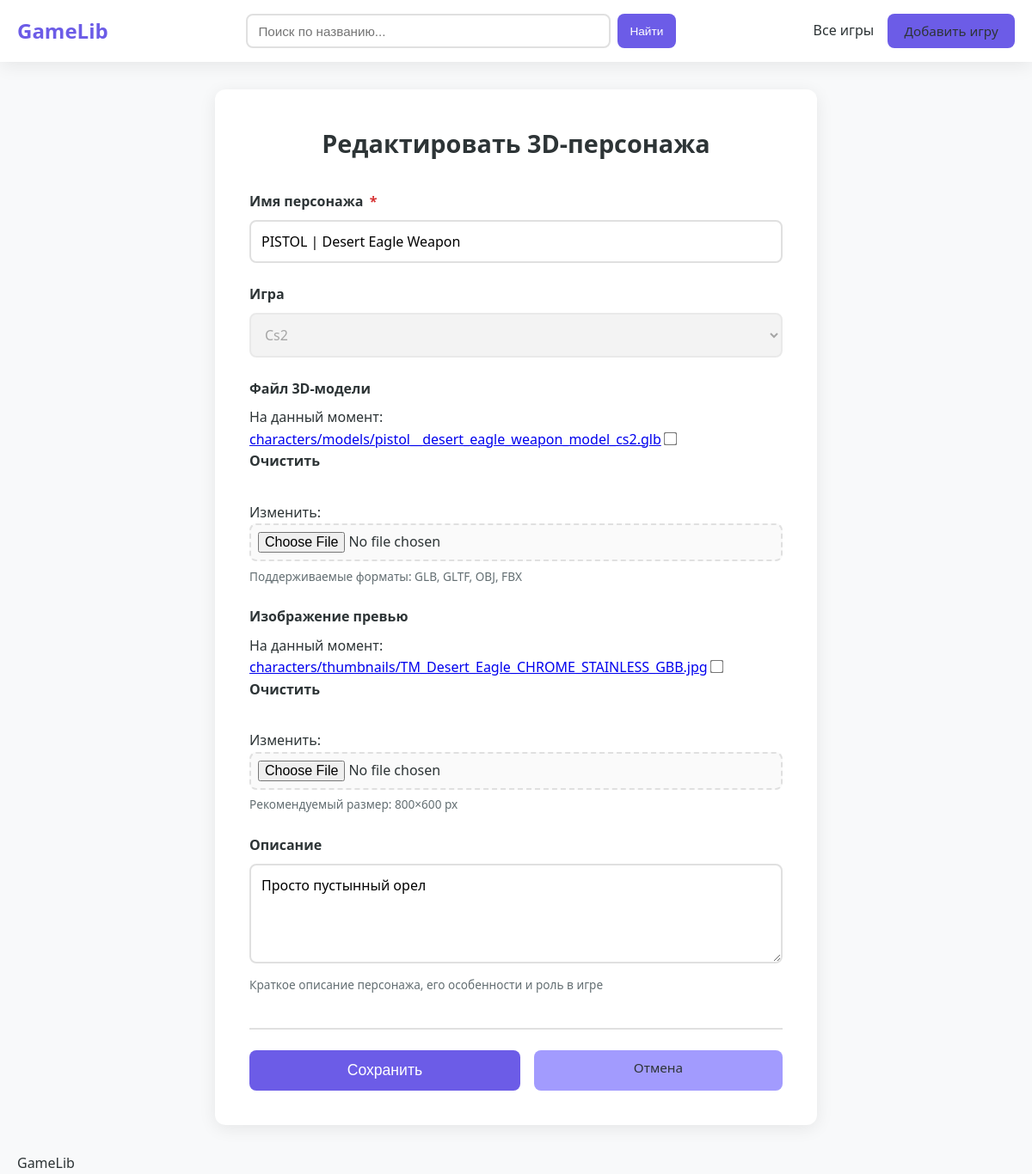
The page /character/11/update/ on the database its author committed.
### core/models.py (models this page shows, shortened)
class Character3D(models.Model):
    name = models.CharField('Имя персонажа', max_length=100)
    game = models.ForeignKey(LibraryGame, on_delete=models.CASCADE, related_name='characters', verbose_name='Игра')
    created_date = models.DateField('Дата создания/добавления', auto_now_add=True)
    thumbnail = models.ImageField('Превью модели', upload_to='characters/thumbnails/', blank=True, null=True)
    model_file = models.FileField('3D модель', upload_to='characters/models/', blank=True, null=True)
    description = models.TextField('Описание', blank=True)
    class Meta:
        verbose_name = '3D-персонаж'
        verbose_name_plural = '3D-персонажи'
        ordering = ['-created_date', 'name']

### core/views.py (the view, shortened to what this page needs)
# urls.py: path('character/<int:pk>/update/', views.CharacterUpdateView.as_view(), name='character_update'),
class CharacterUpdateView(UpdateView):
    model = Character3D
    form_class = Character3DForm
    template_name = 'core/character_form.html'

### core/models.py (called while the page is built)
    def __str__(self):
        return self.title

### templates/core/character_form.html (shortened to what this page needs)
{% extends 'core/base.html' %}
{% load humanize %}
{% block content %}
<div class="form-container">
    <h1>{% if form.instance.pk %}Редактировать{% else %}Добавить{% endif %} 3D-персонажа</h1>
    <form method="post" enctype="multipart/form-data" class="game-form">
        {% for field in form %}
            <div class="form-group">
                <label for="{{ field.id_for_label }}">
                    {{ field.label }}
                    {% if field.field.required %}<span class="required">*</span>{% endif %}
                </label>
                {{ field }}
                {% if field.help_text %}
                    <small class="help-text">{{ field.help_text }}</small>
                {% endif %}
            </div>
        {% endfor %}
        <div class="form-actions">
            <button type="submit" class="btn btn--primary btn--large">Сохранить</button>
            <a href="{% if form.instance.pk %}{% url 'core:game_detail' form.instance.game.pk %}{% else %}{% url 'core:game_list' %}{% endif %}"
               class="btn btn--secondary">Отмена</a>
        </div>
    </form>
</div>
{% endblock %}

### static/css/style.css (style rules this page uses)
:root { --color-primary: #6c5ce7; --color-primary-dark: #5b4cdb; --color-secondary: #a29bfe; --color-success: #00b894; --color-warning: #fdcb6e; --color-danger: #d63031; --color-text: #2d3436; --color-text-muted: #636e72; --color-bg: #f8f9fa; --color-card: #ffffff; --border-radius: 12px; --shadow: 0 4px 20px rgba(0, 0, 0, 0.08); --transition: all 0.3s ease; }
* { box-sizing: border-box; margin: 0; padding: 0; }
body { font-family: 'Segoe UI', Tahoma, Geneva, Verdana, sans-serif; background: var(--color-bg); color: var(--color-text); line-height: 1.6; }
.btn { display: inline-block; padding: 0.5rem 1.2rem; border: none; border-radius: 8px; font-weight: 500; text-decoration: none; cursor: pointer; transition: var(--transition); text-align: center; font-size: 0.95rem; }
.btn--primary { background: var(--color-primary); color: white; }
.btn--secondary { background: var(--color-secondary); color: var(--color-text); }
.btn--large { padding: 0.8rem 2rem; font-size: 1.1rem; }
.form-container { background: var(--color-card); padding: 2.5rem; border-radius: var(--border-radius); box-shadow: var(--shadow); max-width: 700px; margin: 2rem auto; }
.form-container h1 { margin-bottom: 2rem; color: var(--color-text); font-size: 1.8rem; text-align: center; }
.form-group { margin-bottom: 1.5rem; }
.form-group label { display: block; margin-bottom: 0.5rem; font-weight: 600; color: var(--color-text); }
.form-group .required { color: var(--color-danger); margin-left: 0.2rem; }
.form-group small.help-text { display: block; margin-top: 0.4rem; color: var(--color-text-muted); font-size: 0.85rem; }
.form-group input[type="text"], .form-group input[type="number"], .form-group input[type="date"], .form-group input[type="file"], .form-group select, .form-group textarea { width: 100%; padding: 0.75rem; border: 2px solid #e0e0e0; border-radius: 8px; font-size: 1rem; transition: var(--transition); font-family: inherit; }
.form-group input[type="file"] { padding: 0.5rem; border: 2px dashed #e0e0e0; background: #fafafa; }
.form-group textarea { resize: vertical; min-height: 100px; }
.form-group input[type="checkbox"] { width: auto; margin-right: 0.5rem; transform: scale(1.2); }
.form-actions { display: flex; gap: 1rem; margin-top: 2.5rem; padding-top: 1.5rem; border-top: 2px solid #e0e0e0; }
.form-actions .btn { flex: 1; }

### rows shown on the page
Character3D: form "PISTOL | Desert Eagle Weapon" "Cs2" "Просто пустынный орел"

### other values the page prints
{{ field.label }} "Имя персонажа" "Игра" "Файл 3D-модели" "Изображение превью" "Описание"
{{ field.help_text }} "Поддерживаемые форматы: GLB, GLTF, OBJ, FBX" "Рекомендуемый размер: 800×600 px" "Краткое описание персонажа, его особенности и роль в игре"
